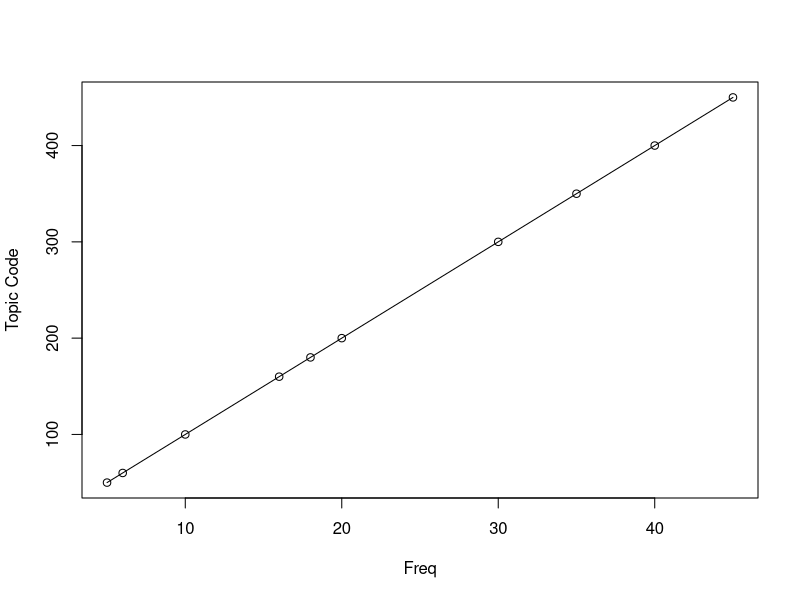

Reproduce this figure in R.
## ---- chunk 1
knitr::opts_chunk$set(echo = TRUE)
## ---- chunk 2
summary(cars)
## ---- chunk 3
plot(c(5,6,10,20,16,18,30,35,40,45),c(50,60,100,200,160,180,300,350,400,450),
     xlab = "Freq", ylab = "Topic Code", type = "o")

